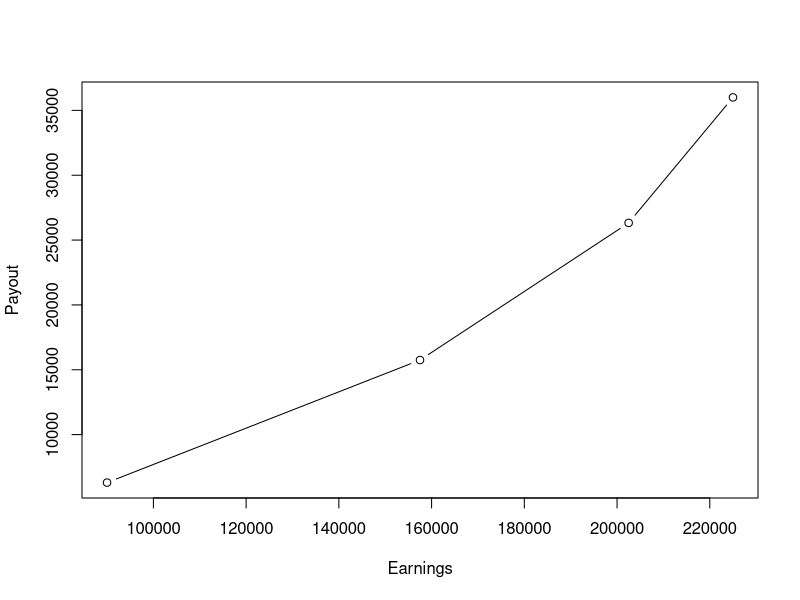
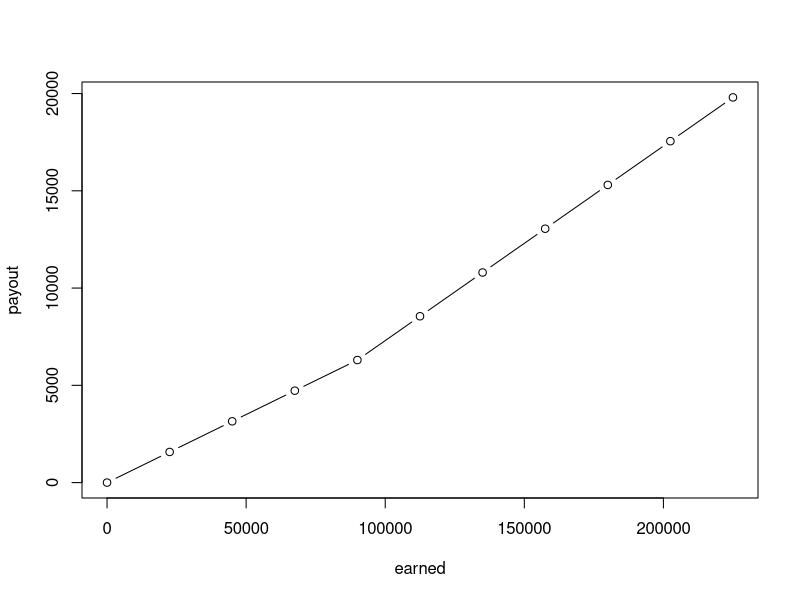

Write R code to recreate these figures, in order.
## ---- chunk 1
# CODE HERE
mat = matrix(ncol = 0, nrow = 4) 
df=data.frame(mat)
df$Brackets = c(0.4,0.7,0.9,1.0)
df$Payout_Ratio = c (0.07,0.1,0.13,0.16)
df$Earnings = 225000*df$Brackets
df$Payout = df$Earnings*df$Payout_Ratio

## ---- chunk 2
# CODE HERE
pay_amt <- function(x){
  earned = x * 225000
  bracket <- which.max(df$Brackets <= x)
  #print(bracket)
  #print(earned)
  #print(earned - df$Earnings[bracket])
  if(x>=0.4){
    return (df$Payout[bracket]+(df$Payout_Ratio[bracket+1]*(earned - df$Earnings[bracket])))
  }
  else{
    return (df$Payout_Ratio[bracket]*earned)
  }
  
}
pay_amt(0.5)
## ---- chunk 3
# CODE HERE
vals = seq(0,1,0.1)
mat2 = matrix(ncol = 0, nrow = 11) 
df2=data.frame(mat2)
df2$earned = vals*225000
for (i in 1:11){
  df2$payout[i] = pay_amt(df2$earned[i]/225000)
}

## ---- chunk 4
# CODE HERE
plot(df[,c("Earnings","Payout")],type = 'b')
## ---- chunk 5
plot(df2[,c("earned","payout")],type = 'b')
